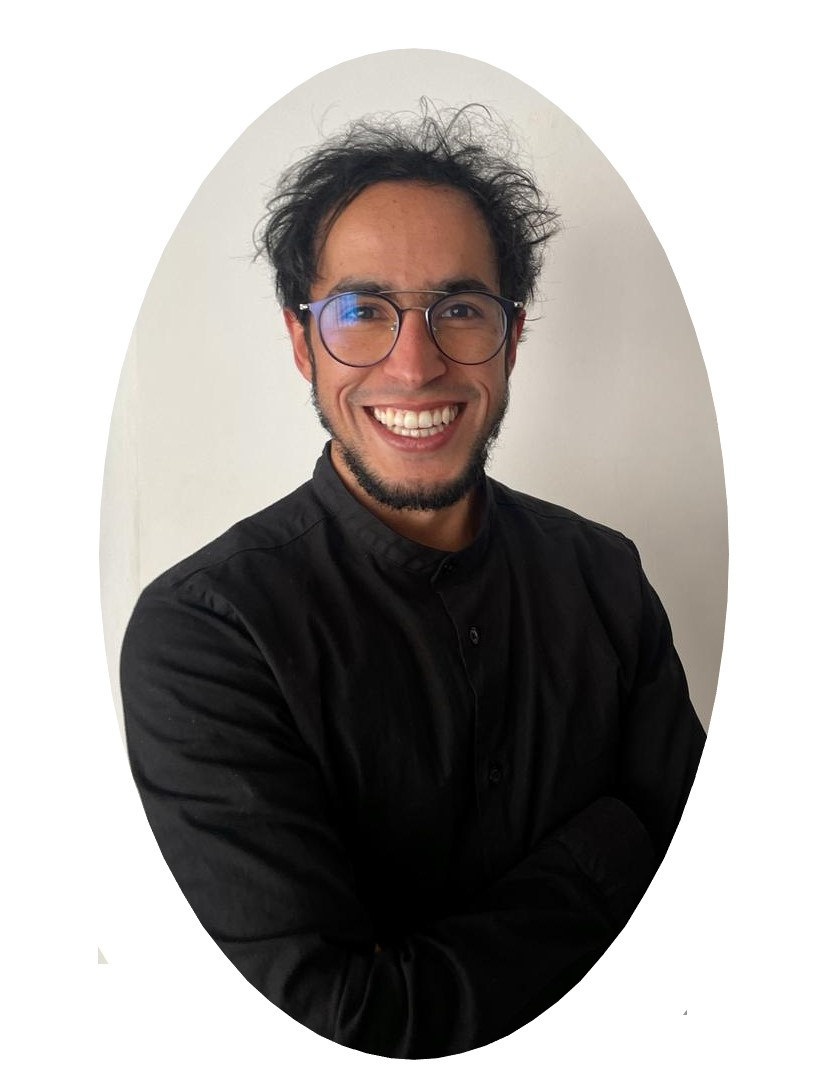
#> input picture 2)-Convolutional Neural Networks with TensorFlow and Keras/data/CV Image.jpg, 822 x 1089 px, found by its file name
$ jupyter execute '3)-Kernel_Manipulation.ipynb'
#> lines starting #> are read from the running program, lines starting #| are printed output that depends on the picture
#Kernel manipulation

#1)-Importing Libraries

[cell 1]
import numpy as np
import matplotlib.pyplot as plt
import scipy.ndimage as nd
from skimage import io, color

#2)-Data Importing

[cell 2]
path = '/content/drive/MyDrive/Colab Notebooks/2)-Machine Learning/2)-Platzy Career (Deep Learning)/2)-Convolutional Neural Networks with TensorFlow and Keras/data/CV Image.jpg'
img = io.imread(path)
#> img is the input picture: shape (1089, 822, 3); mean R, G, B 166.9, 162.8, 160.2

#3)-Data Exploration

[cell 3]
img_gray = color.rgb2gray(img)
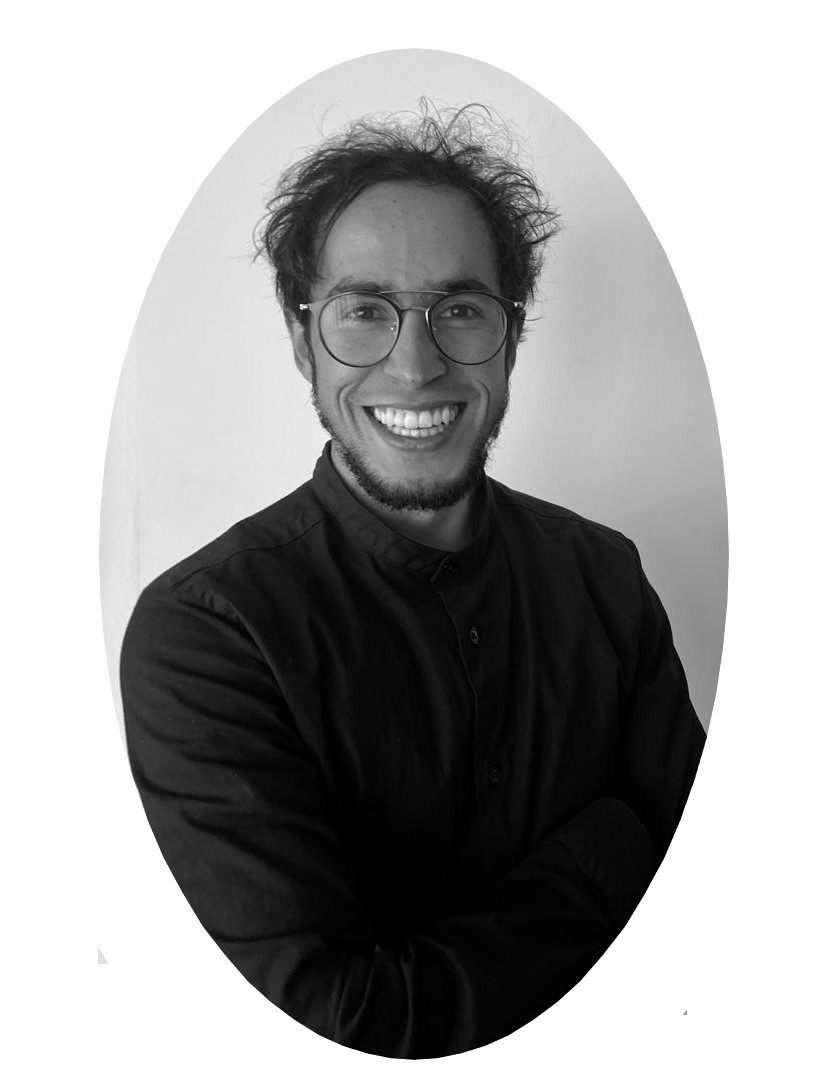
#> img_gray: shape (1089, 822) float64; min 0, max 1, mean 0.641
plt.imshow(img_gray)
plt.show()

[cell 4]
img_gray.shape
#> Out = (1089, 822)

#4)-Image Manipulation via stipulated kernels

[cell 5]
kernel_vertical = np.array([[-1,0,1],
                            [-1,0,1],
                            [-1,0,1]])
kernel_horizontal = np.array([[-1,-1,-1],
                              [0,0,0],
                              [1,1,1]])

[cell 6]
img_new_vert = nd.convolve(img_gray, kernel_vertical)
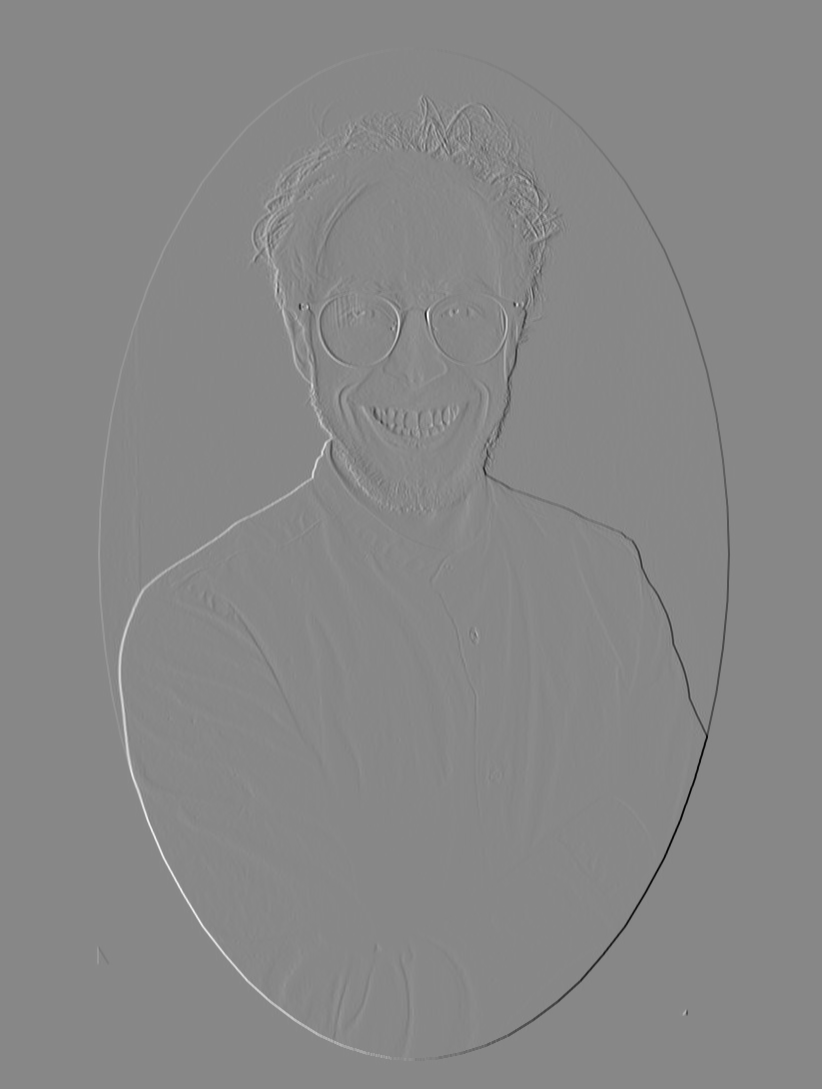
#> img_new_vert: shape (1089, 822) float64; min -3, max 2.63, mean -1.95e-20; drawn with min black and max white
img_new_hori = nd.convolve(img_gray, kernel_horizontal)

fig, axes = plt.subplots(2,2,figsize=(15,10))
axes[0,0].imshow(img_gray, cmap=plt.cm.gray)
axes[0,0].set_title('Original Image')
axes[0,0].axis('off')
axes[0,1].imshow(img_new_vert, cmap=plt.cm.gray)
axes[0,1].set_title('Conv. Vertical Image')
axes[0,1].axis('off')
axes[1,0].imshow(img_gray, cmap=plt.cm.gray)
axes[1,0].set_title('Original Image')
axes[1,0].axis('off')
axes[1,1].imshow(img_new_hori, cmap=plt.cm.gray)
axes[1,1].set_title('Conv. Horizontal Image')
axes[1,1].axis('off')
plt.show()
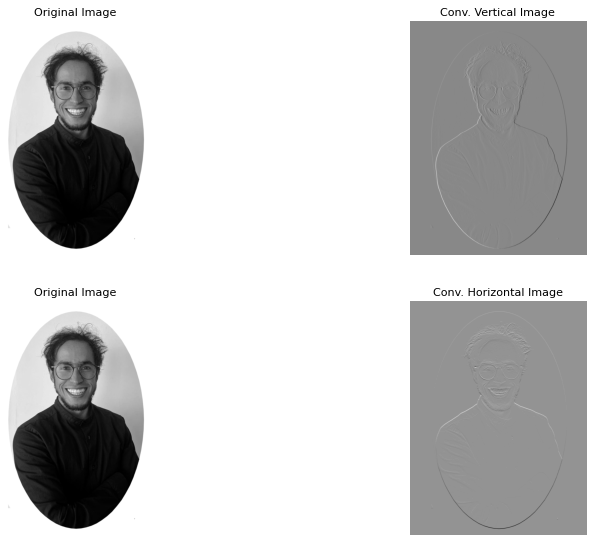
#> figure drawn by matplotlib, 4 panels

[cell 7]
imgplus = img_new_vert + img_new_hori
plt.imshow(imgplus, cmap=plt.cm.gray)
